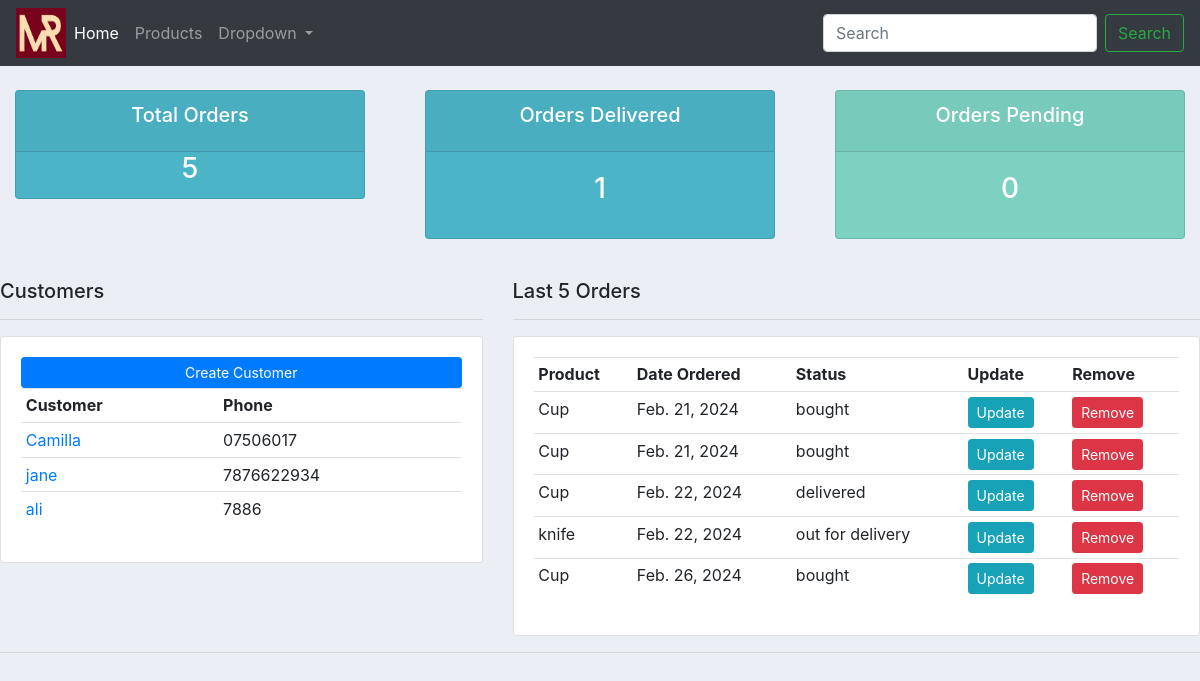
The app's page /, older data.
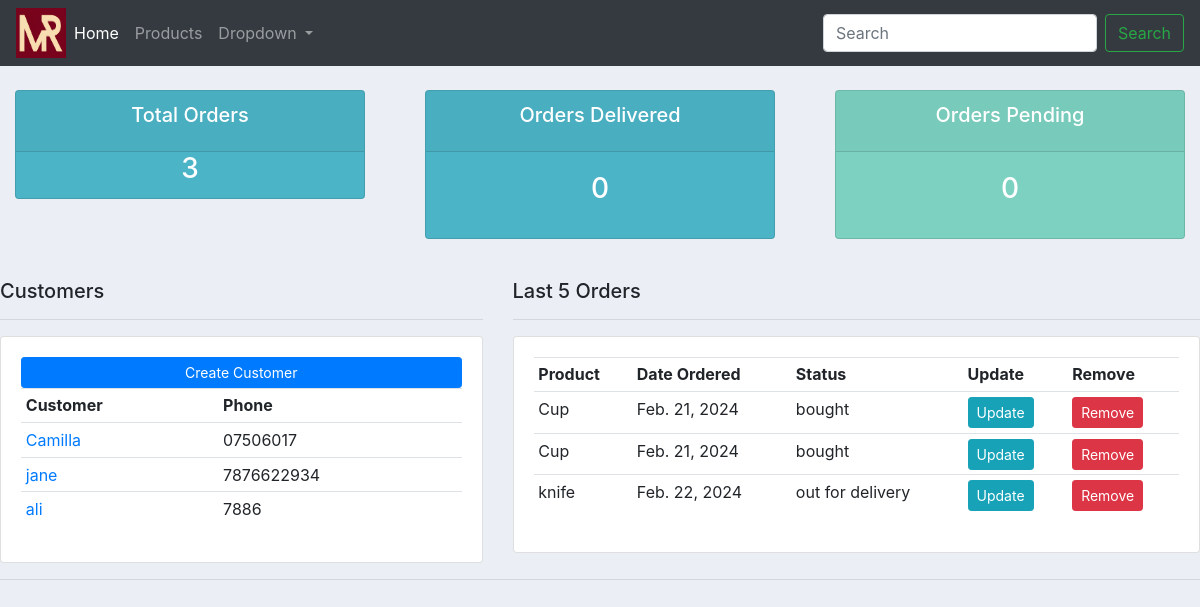
The same page, newer data.
### accountsApp/models.py (models this page shows, shortened)
class Customer(models.Model):
    name = models.CharField(max_length=200, null=True)
    phone = models.CharField(max_length=200, null=True)
    email = models.CharField(max_length=200, null=True)
    date_created = models.DateField(auto_now_add=True)

class Order(models.Model):
    STATUS = (
        ('Pending', 'Pending'),
        ('Out for delivery', 'Out for delivery'),
        ('Delivered', 'Delivered'),
    )
    customer = models.ForeignKey(Customer, null=True, on_delete=models.SET_NULL)
    product = models.ForeignKey(Product, null=True, on_delete=models.SET_NULL)
    status = models.CharField(max_length=200, null=True, choices=STATUS)
    date_created = models.DateField(auto_now_add=True)
    note = models.CharField(max_length=200, null=True, blank=True)

class Product(models.Model):
    CATEGORY = (
        ('Indoor', 'Indoor'),
        ('Outdoor', 'Outdoor'),
    )
    name = models.CharField(max_length=200, null=True)
    price = models.FloatField(null=True)
    category = models.CharField(max_length=200, null=True, choices=CATEGORY)
    description = models.CharField(max_length=200, null=True, blank=True)
    date_created = models.DateField(auto_now_add=True)
    tags = models.ManyToManyField(Tag)
    def __str__(self):
        return self.name

### accountsApp/views.py (the view)
# urls.py: path('', views.home, name='home'),
def home(request):
    orders = Order.objects.all()
    customers = Customer.objects.all()
    total_customers = customers.count()
    total_orders = orders.count()
    pending_orders = orders.filter(status='pending').count()
    delivered_orders = orders.filter(status='delivered').count()
    context = {'orders': orders, 'customers': customers
               , 'total_customers': total_customers, 'total_orders': total_orders
               , 'pending_orders': pending_orders, 'delivered_orders': delivered_orders}
    return render(request, '../templates/dashboard.html', context)

### templates/dashboard.html
{% extends 'main.html' %}
{% block content %}
    {% include 'status.html' %}
<br>
    <div class="row">
        <div class="col-md-5">
            <h5>Customers</h5>
            <hr>
            <div class="card card-body">
                <a class="btn btn-primary btn-sm btn-block" href="">Create Customer</a>
                <table class="table table-sm">
                    <tr>
                        <th>Customer</th>
                        <th>Phone</th>
                    </tr>
                    {% for i in customers %}
                    <tr>
                        <td><a href="{% url 'customer' i.id %}">{{ i.name }}</a></td>
                        <td>{{ i.phone }}</td>
                    </tr>
                    {% endfor %}
                </table>
            </div>
        </div>
        <div class="col-md-7">
            <h5>Last 5 Orders</h5>
            <hr>
            <div class="card card-body">
                <table class="table table-sm">
                    <tr>
                        <th>Product</th>
                        <th>Date Ordered</th>
                        <th>Status</th>
                        <th>Update</th>
                        <th>Remove</th>
                    </tr>
                    {% for i in orders %}
                    <tr>
                        <td>{{ i.product }}</td>
                        <td>{{ i.date_created }}</td>
                        <td>{{ i.status }}</td>
                        <td><a class="btn btn-sm btn-info" href="{% url 'update_order' i.id %}">Update</a></td>
                        <td><a class="btn btn-sm btn-danger" href="{% url 'delete_order' i.id %}">Remove</a></td>
                    </tr>
                    {% endfor %}
                </table>
            </div>
        </div>
    </div>
{% endblock %}

Row changes from the older to the newer data that the page shows:
removed Order: product "Cup", date_created "Feb. 22, 2024", status "delivered"
removed Order: product "Cup", date_created "Feb. 26, 2024", status "bought"
Text that changed along with them:
{{ total_orders }}: "5" → "3"
{{ delivered_orders }}: "1" → "0"
